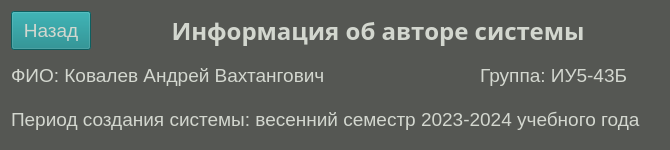
<?xml version="1.0" encoding="UTF-8"?>
<ui version="4.0">
 <class>AuthorWindow</class>
 <widget class="QWidget" name="AuthorWindow">
  <property name="geometry">
   <rect>
    <x>0</x>
    <y>0</y>
    <width>670</width>
    <height>150</height>
   </rect>
  </property>
  <property name="windowTitle">
   <string>АИС МЭТ</string>
  </property>
  <property name="styleSheet">
   <string notr="true">background-color: rgb(85, 87, 83);</string>
  </property>
  <layout class="QGridLayout" name="gridLayout_2">
   <item row="0" column="0">
    <layout class="QVBoxLayout" name="verticalLayout">
     <item>
      <layout class="QHBoxLayout" name="horizontalLayout">
       <item>
        <widget class="QPushButton" name="btnBack">
         <property name="sizePolicy">
          <sizepolicy hsizetype="Minimum" vsizetype="Preferred">
           <horstretch>0</horstretch>
           <verstretch>0</verstretch>
          </sizepolicy>
         </property>
         <property name="font">
          <font>
           <pointsize>14</pointsize>
          </font>
         </property>
         <property name="styleSheet">
          <string notr="true">background-color: rgb(18, 133, 135);
color: rgb(211, 215, 207);
border-color: rgb(211, 215, 207);</string>
         </property>
         <property name="text">
          <string>Назад</string>
         </property>
        </widget>
       </item>
       <item>
        <widget class="QLabel" name="label_15">
         <property name="sizePolicy">
          <sizepolicy hsizetype="Expanding" vsizetype="Preferred">
           <horstretch>0</horstretch>
           <verstretch>0</verstretch>
          </sizepolicy>
         </property>
         <property name="font">
          <font>
           <family>Ubuntu Mono</family>
           <pointsize>18</pointsize>
           <weight>75</weight>
           <bold>true</bold>
          </font>
         </property>
         <property name="styleSheet">
          <string notr="true">color: rgb(211, 215, 207);</string>
         </property>
         <property name="text">
          <string>Информация об авторе системы</string>
         </property>
         <property name="alignment">
          <set>Qt::AlignCenter</set>
         </property>
        </widget>
       </item>
      </layout>
     </item>
     <item>
      <layout class="QGridLayout" name="gridLayout">
       <item row="0" column="0">
        <widget class="QLabel" name="label_23">
         <property name="sizePolicy">
          <sizepolicy hsizetype="Preferred" vsizetype="Preferred">
           <horstretch>0</horstretch>
           <verstretch>0</verstretch>
          </sizepolicy>
         </property>
         <property name="font">
          <font>
           <pointsize>14</pointsize>
          </font>
         </property>
         <property name="styleSheet">
          <string notr="true">color: rgb(211, 215, 207);</string>
         </property>
         <property name="text">
          <string>ФИО: Ковалев Андрей Вахтангович</string>
         </property>
        </widget>
       </item>
       <item row="0" column="1">
        <widget class="QLabel" name="label_24">
         <property name="sizePolicy">
          <sizepolicy hsizetype="Preferred" vsizetype="Preferred">
           <horstretch>0</horstretch>
           <verstretch>0</verstretch>
          </sizepolicy>
         </property>
         <property name="font">
          <font>
           <pointsize>14</pointsize>
          </font>
         </property>
         <property name="styleSheet">
          <string notr="true">color: rgb(211, 215, 207);</string>
         </property>
         <property name="text">
          <string>                           Группа: ИУ5-43Б</string>
         </property>
        </widget>
       </item>
      </layout>
     </item>
     <item>
      <widget class="QLabel" name="label_25">
       <property name="sizePolicy">
        <sizepolicy hsizetype="Preferred" vsizetype="Preferred">
         <horstretch>0</horstretch>
         <verstretch>0</verstretch>
        </sizepolicy>
       </property>
       <property name="font">
        <font>
         <pointsize>14</pointsize>
        </font>
       </property>
       <property name="styleSheet">
        <string notr="true">color: rgb(211, 215, 207);</string>
       </property>
       <property name="text">
        <string>Период создания системы: весенний семестр 2023-2024 учебного года</string>
       </property>
      </widget>
     </item>
    </layout>
   </item>
  </layout>
 </widget>
 <resources/>
 <connections/>
</ui>
